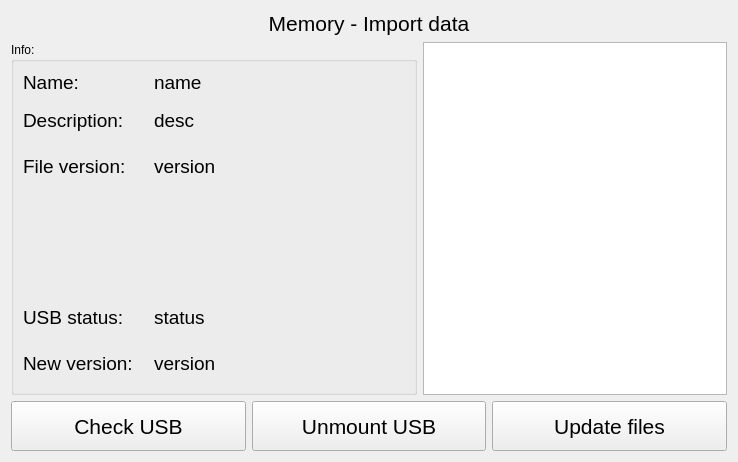
<?xml version="1.0" encoding="UTF-8"?>
<ui version="4.0">
 <class>MemoryImportPage</class>
 <widget class="QWidget" name="MemoryImportPage">
  <property name="geometry">
   <rect>
    <x>0</x>
    <y>0</y>
    <width>738</width>
    <height>462</height>
   </rect>
  </property>
  <property name="windowTitle">
   <string>Form</string>
  </property>
  <layout class="QVBoxLayout" name="verticalLayout">
   <item>
    <layout class="QHBoxLayout" name="horizontalLayout">
     <item>
      <widget class="QLabel" name="label">
       <property name="font">
        <font>
         <pointsize>16</pointsize>
        </font>
       </property>
       <property name="text">
        <string>Memory - Import data</string>
       </property>
       <property name="alignment">
        <set>Qt::AlignCenter</set>
       </property>
      </widget>
     </item>
    </layout>
   </item>
   <item>
    <layout class="QHBoxLayout" name="horizontalLayout_2" stretch="4,3">
     <item>
      <widget class="QGroupBox" name="groupBox">
       <property name="title">
        <string>Info:</string>
       </property>
       <layout class="QVBoxLayout" name="verticalLayout_2">
        <item>
         <layout class="QHBoxLayout" name="horizontalLayout_6" stretch="1,2">
          <item>
           <widget class="QLabel" name="label_7">
            <property name="font">
             <font>
              <pointsize>14</pointsize>
             </font>
            </property>
            <property name="text">
             <string>Name:</string>
            </property>
           </widget>
          </item>
          <item>
           <widget class="QLabel" name="fileNameLabel">
            <property name="font">
             <font>
              <pointsize>14</pointsize>
             </font>
            </property>
            <property name="text">
             <string>name</string>
            </property>
           </widget>
          </item>
         </layout>
        </item>
        <item>
         <layout class="QHBoxLayout" name="horizontalLayout_5" stretch="1,2">
          <item>
           <widget class="QLabel" name="label_4">
            <property name="font">
             <font>
              <pointsize>14</pointsize>
             </font>
            </property>
            <property name="text">
             <string>Description:</string>
            </property>
           </widget>
          </item>
          <item>
           <widget class="QLabel" name="descriptionLabel">
            <property name="minimumSize">
             <size>
              <width>0</width>
              <height>40</height>
             </size>
            </property>
            <property name="font">
             <font>
              <pointsize>14</pointsize>
             </font>
            </property>
            <property name="text">
             <string>desc</string>
            </property>
           </widget>
          </item>
         </layout>
        </item>
        <item>
         <layout class="QHBoxLayout" name="horizontalLayout_4" stretch="1,2">
          <item>
           <widget class="QLabel" name="label_2">
            <property name="font">
             <font>
              <pointsize>14</pointsize>
             </font>
            </property>
            <property name="text">
             <string>File version:</string>
            </property>
           </widget>
          </item>
          <item>
           <widget class="QLabel" name="versionLabel">
            <property name="minimumSize">
             <size>
              <width>0</width>
              <height>40</height>
             </size>
            </property>
            <property name="font">
             <font>
              <pointsize>14</pointsize>
             </font>
            </property>
            <property name="text">
             <string>version</string>
            </property>
           </widget>
          </item>
         </layout>
        </item>
        <item>
         <spacer name="verticalSpacer">
          <property name="orientation">
           <enum>Qt::Vertical</enum>
          </property>
          <property name="sizeHint" stdset="0">
           <size>
            <width>20</width>
            <height>83</height>
           </size>
          </property>
         </spacer>
        </item>
        <item>
         <layout class="QHBoxLayout" name="horizontalLayout_8" stretch="1,2">
          <item>
           <widget class="QLabel" name="label_9">
            <property name="font">
             <font>
              <pointsize>14</pointsize>
             </font>
            </property>
            <property name="text">
             <string>USB status:</string>
            </property>
           </widget>
          </item>
          <item>
           <widget class="QLabel" name="usbStatusLabel">
            <property name="minimumSize">
             <size>
              <width>0</width>
              <height>40</height>
             </size>
            </property>
            <property name="font">
             <font>
              <pointsize>14</pointsize>
             </font>
            </property>
            <property name="text">
             <string>status</string>
            </property>
           </widget>
          </item>
         </layout>
        </item>
        <item>
         <layout class="QHBoxLayout" name="horizontalLayout_7" stretch="1,2">
          <item>
           <widget class="QLabel" name="label_8">
            <property name="font">
             <font>
              <pointsize>14</pointsize>
             </font>
            </property>
            <property name="text">
             <string>New version:</string>
            </property>
           </widget>
          </item>
          <item>
           <widget class="QLabel" name="newVersionLabel">
            <property name="minimumSize">
             <size>
              <width>0</width>
              <height>40</height>
             </size>
            </property>
            <property name="font">
             <font>
              <pointsize>14</pointsize>
             </font>
            </property>
            <property name="text">
             <string>version</string>
            </property>
           </widget>
          </item>
         </layout>
        </item>
       </layout>
      </widget>
     </item>
     <item>
      <widget class="QListWidget" name="filesListWidget">
       <property name="font">
        <font>
         <pointsize>18</pointsize>
        </font>
       </property>
      </widget>
     </item>
    </layout>
   </item>
   <item>
    <layout class="QHBoxLayout" name="horizontalLayout_3">
     <item>
      <widget class="QPushButton" name="checkUSBButton">
       <property name="minimumSize">
        <size>
         <width>0</width>
         <height>50</height>
        </size>
       </property>
       <property name="font">
        <font>
         <pointsize>16</pointsize>
        </font>
       </property>
       <property name="text">
        <string>Check USB</string>
       </property>
      </widget>
     </item>
     <item>
      <widget class="QPushButton" name="unmountUSBButton">
       <property name="minimumSize">
        <size>
         <width>0</width>
         <height>50</height>
        </size>
       </property>
       <property name="font">
        <font>
         <pointsize>16</pointsize>
        </font>
       </property>
       <property name="text">
        <string>Unmount USB</string>
       </property>
      </widget>
     </item>
     <item>
      <widget class="QPushButton" name="updateFilesButton">
       <property name="minimumSize">
        <size>
         <width>0</width>
         <height>50</height>
        </size>
       </property>
       <property name="font">
        <font>
         <pointsize>16</pointsize>
        </font>
       </property>
       <property name="text">
        <string>Update files</string>
       </property>
      </widget>
     </item>
    </layout>
   </item>
  </layout>
 </widget>
 <resources/>
 <connections/>
</ui>
